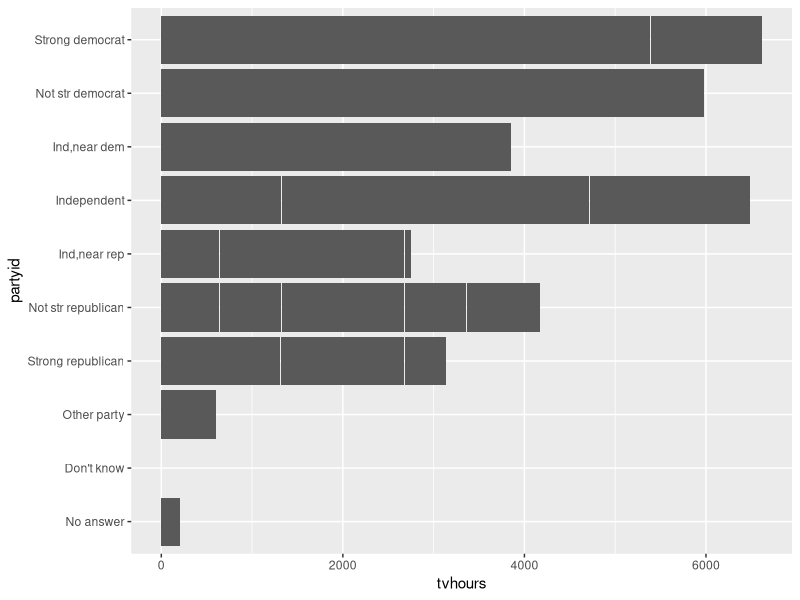
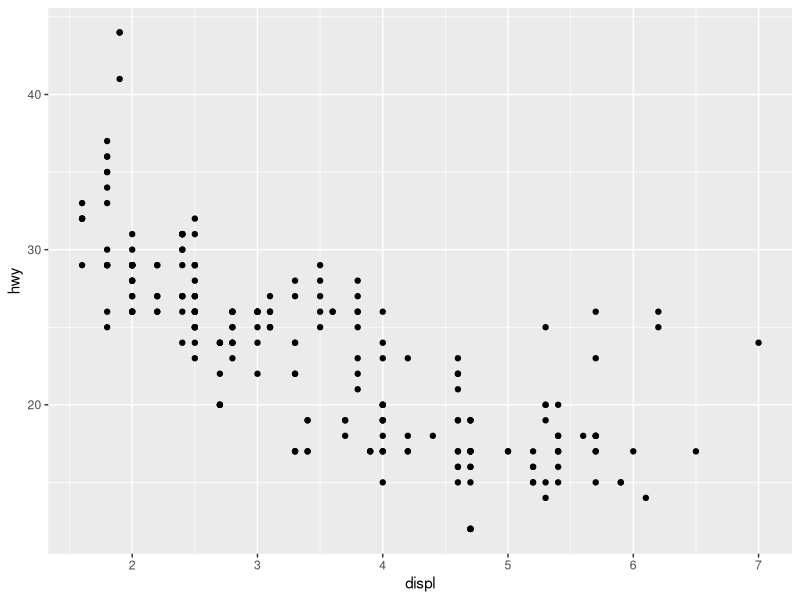

Write the R code that produced these figures, in order.
## ---- chunk 1
library(tidyverse)
## ---- chunk 2
1 + 1
## ---- chunk 3
#| echo: false
2 * 2

10+10
## ---- chunk 4
gss_cat %>%
  ggplot(aes(tvhours, partyid)) +
  geom_col()
## ---- chunk 5
ggplot(mpg, aes(x = displ, y = hwy)) +
  geom_point()
